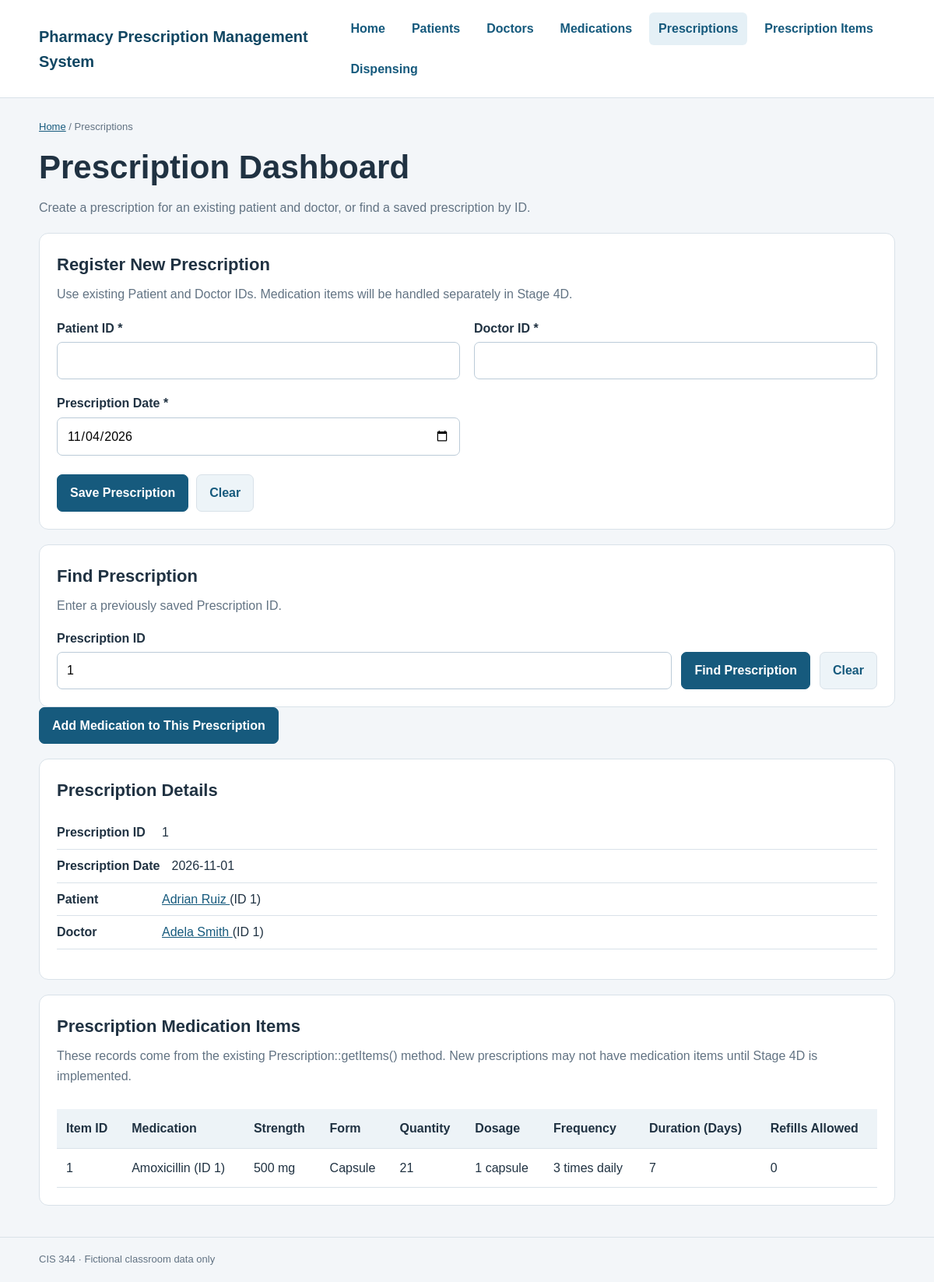
The page /pharmacy-prescription-mgmt/public/prescriptions.php?id=1 on the database its author committed.
### tables this page shows
CREATE TABLE prescriptions (
    prescription_id INT AUTO_INCREMENT PRIMARY KEY,
    patient_id INT NOT NULL,
    doctor_id INT NOT NULL,
    prescription_date DATE NOT NULL,
    FOREIGN KEY (patient_id) REFERENCES patients(patient_id),
    FOREIGN KEY (doctor_id) REFERENCES doctors(doctor_id)
);

CREATE TABLE patients (
    patient_id INT AUTO_INCREMENT PRIMARY KEY,
    first_name VARCHAR(50) NOT NULL,
    last_name VARCHAR(50) NOT NULL,
    date_of_birth DATE,
    phone VARCHAR(20)
);

CREATE TABLE doctors (
    doctor_id INT AUTO_INCREMENT PRIMARY KEY,
    first_name VARCHAR(50) NOT NULL,
    last_name VARCHAR(50) NOT NULL,
    speciality VARCHAR(50),
    phone VARCHAR(20),
    email VARCHAR(100)
);

CREATE TABLE prescription_items (
    item_id INT AUTO_INCREMENT PRIMARY KEY,
    prescription_id INT NOT NULL,
    medication_id INT NOT NULL,
    quantity INT NOT NULL,
    dosage VARCHAR(50) NOT NULL,
    frequency VARCHAR(50) NOT NULL,
    duration_days INT NOT NULL,
    refills_allowed INT NOT NULL DEFAULT 0,
    FOREIGN KEY (prescription_id) REFERENCES prescriptions(prescription_id),
    FOREIGN KEY (medication_id) REFERENCES medication(medication_id),
    CHECK (quantity > 0),
    CHECK (duration_days > 0),
    CHECK (refills_allowed >= 0)
);

CREATE TABLE medication (
    medication_id INT AUTO_INCREMENT PRIMARY KEY,
    medication_name VARCHAR(100) NOT NULL,
    strength VARCHAR(50),
    form VARCHAR(50),
    stock_quantity INT NOT NULL DEFAULT 0,
    CHECK (stock_quantity >= 0)
);

### pharmacy-prescription-mgmt/public/prescriptions.php (the view, shortened to what the rows shown need)
<?php
require_once __DIR__ . '/../app/Patient.php';
require_once __DIR__ . '/../app/Doctor.php';
require_once __DIR__ . '/../app/Prescription.php';
function prescriptionHtml(mixed $value): string
{
    return htmlspecialchars(
        (string) ($value ?? ''),
        ENT_QUOTES | ENT_SUBSTITUTE,
        'UTF-8'
    );
}
function prescriptionPositiveId(mixed $value): ?int
{
    $id = filter_var(
        $value,
        FILTER_VALIDATE_INT,
        ['options' => ['min_range' => 1]]
    );
    return $id === false ? null : (int) $id;
}
$errors = [];
$selectedPrescription = null;
$details = [];
$items = [];
$relatedPatient = null;
$relatedDoctor = null;
$selectedId = null;
if ($_SERVER['REQUEST_METHOD'] === 'GET' &&
    isset($_GET['id'])) {
    $selectedId = prescriptionPositiveId($_GET['id']);
}
if ($selectedId !== null) {
    try {
        $connection = (new Database())->getConnection();
        $selectedPrescription = Prescription::findById(
            $connection,
            $selectedId
        );
        if ($selectedPrescription === null) {
            $errors[] =
                'No prescription was found with that ID.';
        } else {
            $details = $selectedPrescription->getDetails();
            $items = $selectedPrescription->getItems();
            $relatedPatient =
                $selectedPrescription->getPatient();
            $relatedDoctor =
                $selectedPrescription->getDoctor();
        }
    } catch (Throwable $error) {
        error_log($error->getMessage());
        $errors[] =
            'Unable to load prescription information.';
        $selectedPrescription = null;
    }
}
?>
<!DOCTYPE html>
<html lang="en">
<head>
    <link rel="stylesheet" href="css/style.css">
</head>
<body>
<main class="container page-content">
    <h1>Prescription Dashboard</h1>
    <section class="panel">
        <h2>Register New Prescription</h2>
    </section>
    <section class="panel">
        <h2>Find Prescription</h2>
    </section>
    <?php if ($selectedPrescription !== null): ?>
        <p>
            <a
                class="button button-primary"
                href="prescription_items.php?prescription_id=<?= prescriptionHtml(
                    $selectedPrescription->getPrescriptionId()
                ) ?>">
                Add Medication to This Prescription
            </a>
        </p>
        <section class="panel">
            <h2>Prescription Details</h2>
            <dl class="details-list">
                <div>
                    <dt>Prescription ID</dt>
                    <dd>
                        <?= prescriptionHtml(
                            $selectedPrescription->getPrescriptionId()
                        ) ?>
                    </dd>
                </div>
                <div>
                    <dt>Prescription Date</dt>
                    <dd>
                        <?= prescriptionHtml(
                            $selectedPrescription->getPrescriptionDate()
                        ) ?>
                    </dd>
                </div>
                <div>
                    <dt>Patient</dt>
                    <dd>
                        <a href="patient_details.php?id=<?= prescriptionHtml(
                            $selectedPrescription->getPatientId()
                        ) ?>">
                            <?= prescriptionHtml(
                                $relatedPatient?->getFullName()
                                ?? ($details['patient_name'] ?? 'Unknown')
                            ) ?>
                        </a>
                        (ID <?= prescriptionHtml(
                            $selectedPrescription->getPatientId()
                        ) ?>)
                    </dd>
                </div>
                <div>
                    <dt>Doctor</dt>
                    <dd>
                        <a href="doctors.php?id=<?= prescriptionHtml(
                            $selectedPrescription->getDoctorId()
                        ) ?>">
                            <?= prescriptionHtml(
                                $relatedDoctor?->getFullName()
                                ?? ($details['doctor_name'] ?? 'Unknown')
                            ) ?>
                        </a>
                        (ID <?= prescriptionHtml(
                            $selectedPrescription->getDoctorId()
                        ) ?>)
                    </dd>
                </div>
            </dl>
        </section>
        <section class="panel">
            <h2>Prescription Medication Items</h2>
            <p class="muted">
                These records come from the existing
                Prescription::getItems() method.
                New prescriptions may not have medication
                items until Stage 4D is implemented.
            </p>
            <div class="table-scroll">
                <table>
                    <thead>
                        <tr>
                            <th scope="col">Item ID</th>
                            <th scope="col">Medication</th>
                            <th scope="col">Strength</th>
                            <th scope="col">Form</th>
                            <th scope="col">Quantity</th>
                            <th scope="col">Dosage</th>
                            <th scope="col">Frequency</th>
                            <th scope="col">Duration (Days)</th>
                            <th scope="col">Refills Allowed</th>
                        </tr>
                    </thead>
                    <tbody>
                    <?php if ($items === []): ?>
                        <tr>
                            <td colspan="9">
                                No medication items are linked
                                to this prescription yet.
                            </td>
                        </tr>
                    <?php else: ?>
                        <?php foreach ($items as $item): ?>
                            <tr>
                                <td>
                                    <?= prescriptionHtml(
                                        $item['item_id'] ?? ''
                                    ) ?>
                                </td>
                                <td>
                                    <?= prescriptionHtml(
                                        $item['medication_name'] ?? ''
                                    ) ?>
                                    (ID <?= prescriptionHtml(
                                        $item['medication_id'] ?? ''
                                    ) ?>)
                                </td>
                                <td>
                                    <?= prescriptionHtml(
                                        $item['strength'] ?? '-'
                                    ) ?>
                                </td>
                                <td>
                                    <?= prescriptionHtml(
                                        $item['form'] ?? '-'
                                    ) ?>
                                </td>
                                <td>
                                    <?= prescriptionHtml(
                                        $item['quantity'] ?? ''
                                    ) ?>
                                </td>
                                <td>
                                    <?= prescriptionHtml(
                                        $item['dosage'] ?? ''
                                    ) ?>
                                </td>
                                <td>
                                    <?= prescriptionHtml(
                                        $item['frequency'] ?? ''
                                    ) ?>
                                </td>
                                <td>
                                    <?= prescriptionHtml(
                                        $item['duration_days'] ?? ''
                                    ) ?>
                                </td>
                                <td>
                                    <?= prescriptionHtml(
                                        $item['refills_allowed'] ?? ''
                                    ) ?>
                                </td>
                            </tr>
                        <?php endforeach; ?>
                    <?php endif; ?>
                    </tbody>
                </table>
            </div>
        </section>
    <?php endif; ?>
</main>
</body>
</html>

### rows shown on the page
prescriptions: prescription_id "1", prescription_date "2026-11-01", patient "1", doctor "1"
patients: first_name+last_name "Adrian Ruiz"
doctors: first_name+last_name "Adela Smith"
prescription_items: item_id "1", medication.medication_name "Amoxicillin", medication "1", medication.strength "500 mg", medication.form "Capsule", quantity "21", dosage "1 capsule", frequency "3 times daily", duration_days "7", refills_allowed "0"
